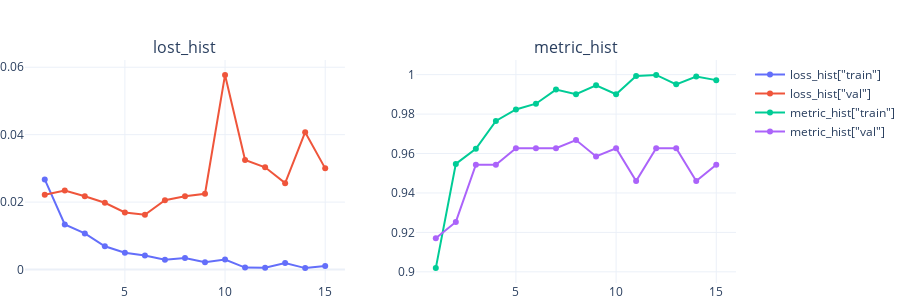

The notebook cell saved with this chart:
### Markdown cell above
#### Train-Validation Progress

### Code cell
# epochs = Model2_params_train["epochs"]
epochs = num_epochs

fig = make_subplots(rows=1, cols=2,subplot_titles=['lost_hist','metric_hist'])
fig.add_trace(go.Scatter(x=[*range(1,epochs+1)], y=loss_hist_vgg16["train"],name='loss_hist["train"]'),row=1, col=1)
fig.add_trace(go.Scatter(x=[*range(1,epochs+1)], y=loss_hist_vgg16["val"],name='loss_hist["val"]'),row=1, col=1)
fig.add_trace(go.Scatter(x=[*range(1,epochs+1)], y=metric_hist_vgg16["train"],name='metric_hist["train"]'),row=1, col=2)
fig.add_trace(go.Scatter(x=[*range(1,epochs+1)], y=metric_hist_vgg16["val"],name='metric_hist["val"]'),row=1, col=2)
fig.update_layout(template='plotly_white');fig.update_layout(margin={"r":0,"t":60,"l":0,"b":0},height=300)
fig.show()

### Figure 1 — Plotly figure (JSON) as saved in the notebook; plotly's stock layout.template omitted (floating-point values rounded to 4 significant figures)
{"data": [{"name": "loss_hist[\"train\"]", "type": "scatter", "x": [1, 2, 3, 4, 5, 6, 7, 8, 9, 10, 11, 12, 13, 14, 15], "xaxis": "x", "y": [0.02673, 0.01338, 0.01072, 0.006904, 0.00501, 0.004188, 0.002891, 0.003407, 0.002139, 0.002981, 0.0005851, 0.0005469, 0.001907, 0.0004307, 0.001077], "yaxis": "y"}, {"name": "loss_hist[\"val\"]", "type": "scatter", "x": [1, 2, 3, 4, 5, 6, 7, 8, 9, 10, 11, 12, 13, 14, 15], "xaxis": "x", "y": [0.02217, 0.02343, 0.02172, 0.01979, 0.01694, 0.01623, 0.02054, 0.02173, 0.02249, 0.05772, 0.03249, 0.03032, 0.02563, 0.04073, 0.03001], "yaxis": "y"}, {"name": "metric_hist[\"train\"]", "type": "scatter", "x": [1, 2, 3, 4, 5, 6, 7, 8, 9, 10, 11, 12, 13, 14, 15], "xaxis": "x2", "y": [0.9019, 0.9547, 0.9624, 0.9765, 0.9823, 0.9853, 0.9924, 0.99, 0.9946, 0.99, 0.9993, 0.9999, 0.9951, 0.9991, 0.9972], "yaxis": "y2"}, {"name": "metric_hist[\"val\"]", "type": "scatter", "x": [1, 2, 3, 4, 5, 6, 7, 8, 9, 10, 11, 12, 13, 14, 15], "xaxis": "x2", "y": [0.917, 0.9253, 0.9544, 0.9544, 0.9627, 0.9627, 0.9627, 0.9668, 0.9585, 0.9627, 0.9461, 0.9627, 0.9627, 0.9461, 0.9544], "yaxis": "y2"}], "layout": {"annotations": [{"font": {"size": 16}, "showarrow": false, "text": "lost_hist", "x": 0.225, "xanchor": "center", "xref": "paper", "y": 1, "yanchor": "bottom", "yref": "paper"}, {"font": {"size": 16}, "showarrow": false, "text": "metric_hist", "x": 0.775, "xanchor": "center", "xref": "paper", "y": 1, "yanchor": "bottom", "yref": "paper"}], "height": 300, "margin": {"b": 0, "l": 0, "r": 0, "t": 60}, "xaxis": {"anchor": "y", "domain": [0, 0.45]}, "xaxis2": {"anchor": "y2", "domain": [0.55, 1]}, "yaxis": {"anchor": "x", "domain": [0, 1]}, "yaxis2": {"anchor": "x2", "domain": [0, 1]}}}
